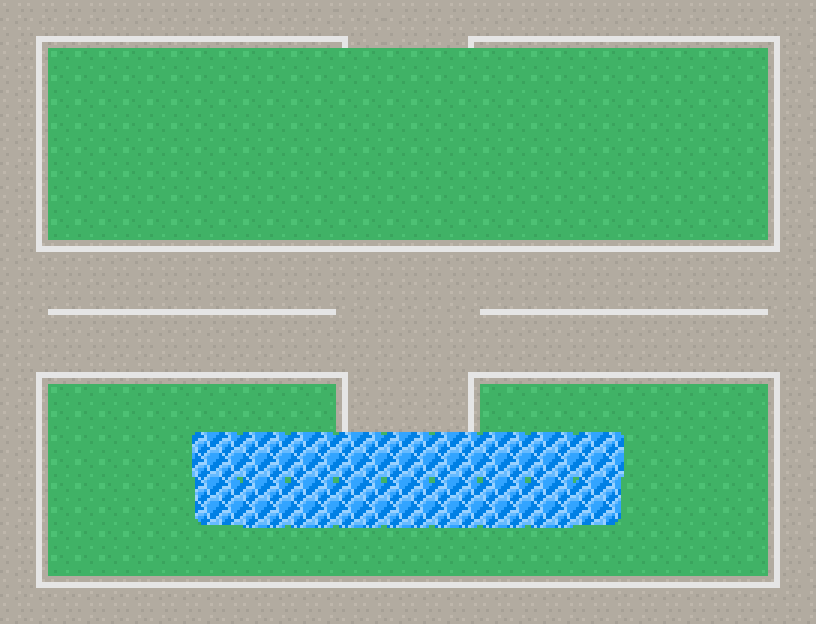

A level layout from a 2D game, rendered from its tile map. Below: a short description, then the map file with its tile-grid data intact:
An orthogonal 17x13 tile map with 48x48 px tiles, 3 tile layers (Tile Layer 1, water, road), 3 tilesets and 1 object.

<map version="1.9" tiledversion="1.9.2" orientation="orthogonal" renderorder="right-down" width="17" height="13" tilewidth="48" tileheight="48" infinite="0" nextlayerid="5" nextobjectid="8">
 <tileset firstgid="1" source="FD_City_A5.tsx" />
 <tileset firstgid="129" source="FD_Grasslands_A1.tsx" />
 <tileset firstgid="321" source="FD_Village_A1.tsx" />
 <layer id="1" name="Tile Layer 1" width="17" height="13">
  <data encoding="csv">
56,69,69,69,69,69,69,2147483704,1610612791,69,69,69,69,69,69,69,55,
44,10,10,10,10,10,10,10,10,10,10,10,10,10,10,10,42,
44,10,10,10,10,10,10,10,10,10,10,10,10,10,10,10,42,
44,10,10,10,10,10,10,10,10,10,10,10,10,10,10,10,42,
44,10,10,10,10,10,10,10,10,10,10,10,10,10,10,10,42,
48,10,10,10,10,10,10,10,10,10,10,10,10,10,10,10,47,
56,10,10,10,10,10,10,10,10,10,10,10,10,10,10,10,55,
44,10,10,10,10,10,10,10,10,10,10,10,10,10,10,10,42,
44,10,10,10,10,10,10,10,10,10,10,10,10,10,10,10,42,
44,10,10,10,10,10,10,10,10,10,10,10,10,10,10,10,42,
44,10,10,10,10,10,10,10,10,10,10,10,10,10,10,10,42,
44,10,10,10,10,10,10,10,10,10,10,10,10,10,10,10,42,
48,53,53,53,53,53,53,2684354615,1073741880,53,53,53,53,53,53,53,47
</data>
 </layer>
 <layer id="2" name="water" width="17" height="13">
  <data encoding="csv">
0,0,0,0,0,0,0,0,0,0,0,0,0,0,0,0,0,
0,0,0,0,0,0,0,0,0,0,0,0,0,0,0,0,0,
0,0,0,0,0,0,0,0,0,0,0,0,0,0,0,0,0,
0,0,0,0,0,0,0,0,0,0,0,0,0,0,0,0,0,
0,0,0,0,0,0,0,0,0,0,0,0,0,0,0,0,0,
0,0,0,0,0,0,0,0,0,0,0,0,0,0,0,0,0,
0,0,0,0,0,0,0,0,0,0,0,0,0,0,0,0,0,
0,0,10,10,0,0,0,0,0,0,0,0,0,0,0,0,0,
0,10,10,10,10,10,10,10,10,10,10,10,10,0,0,0,0,
0,0,0,0,326,326,326,326,326,326,326,326,326,0,0,0,0,
0,0,0,0,357,326,326,326,326,326,326,326,358,0,0,0,0,
0,0,0,0,0,0,0,0,0,0,0,0,0,0,0,0,0,
0,0,0,0,0,0,0,0,0,0,0,0,0,0,0,0,0
</data>
 </layer>
 <layer id="4" name="road" width="17" height="13">
  <data encoding="csv">
0,0,0,0,0,0,0,0,59,56,0,0,0,0,0,0,0,
0,0,0,0,0,0,10,10,10,10,10,10,0,0,0,0,0,
0,0,0,0,0,0,10,10,10,10,10,10,0,0,0,0,0,
0,0,0,0,0,10,10,10,10,10,10,0,0,0,0,0,0,
0,0,0,0,0,0,10,10,10,10,10,0,0,0,0,0,0,
0,49,49,49,49,53,53,53,53,53,53,53,49,49,49,49,0,
59,57,57,57,57,57,57,58,59,60,61,57,57,57,57,57,59,
56,65,65,65,65,65,65,66,67,68,69,65,65,65,65,65,55,
0,0,0,0,0,0,10,42,59,44,10,10,0,0,0,0,0,
0,0,0,0,0,0,0,0,0,0,0,0,0,0,0,0,0,
0,0,0,0,0,0,0,0,0,0,0,0,0,0,0,0,0,
0,0,0,0,0,0,0,0,0,0,0,0,0,0,0,0,0,
0,0,0,0,0,0,0,53,53,53,53,0,0,0,0,0,0
</data>
 </layer>
 <objectgroup id="3" name="Object Layer 1">
  <properties>
   <property name="unity:layer" value="NoPassing" />
  </properties>
  <object id="2" x="194.085" y="431.57" width="429" height="93.7352">
   <properties>
    <property name="unity:layer" value="NoPassing" />
   </properties>
  </object>
 </objectgroup>
</map>
